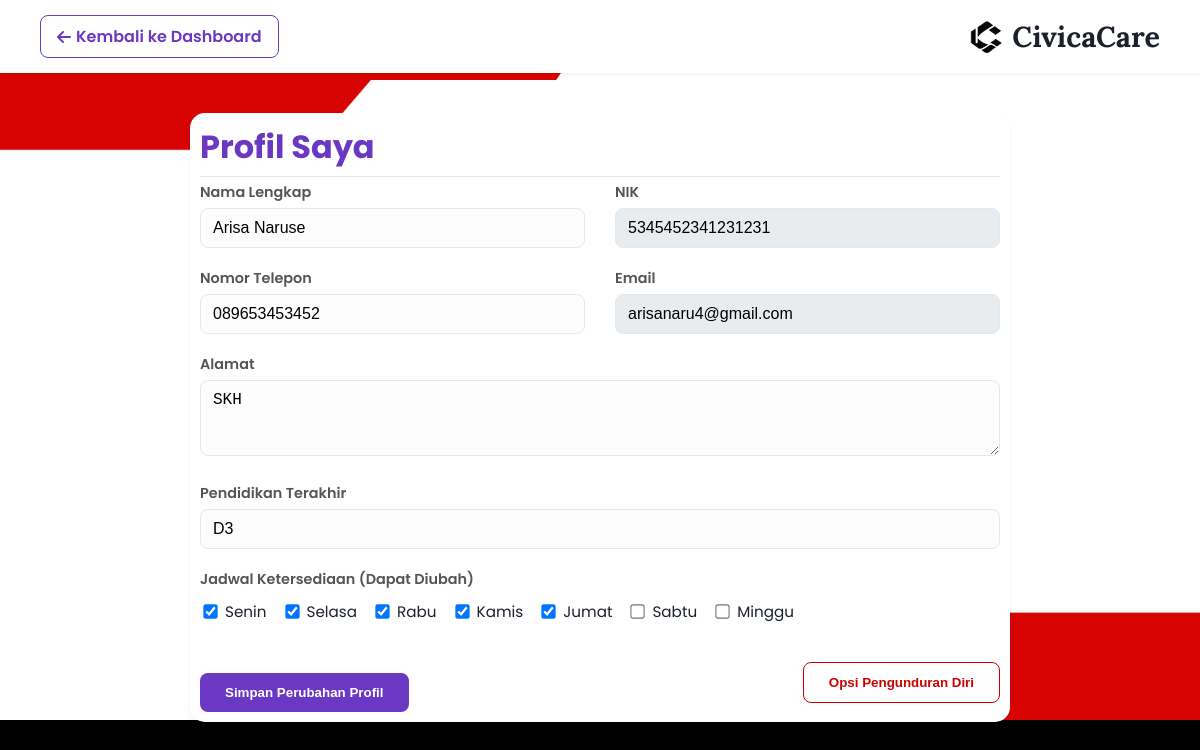
The app's page /profile.php (signed in) with its own data.
### tables this page shows
CREATE TABLE `applicants` (
  `id` int(11) NOT NULL,
  `name` varchar(100) NOT NULL,
  `nik` varchar(20) NOT NULL,
  `email` varchar(100) NOT NULL,
  `address` text NOT NULL,
  `phone` varchar(20) NOT NULL,
  `education` varchar(50) NOT NULL,
  `availability` text NOT NULL,
  `document_name` varchar(255) DEFAULT NULL,
  `status` enum('diajukan','diseleksi','diterima','ditolak','mengundurkan_diri') NOT NULL DEFAULT 'diajukan',
  `role` enum('relawan','admin','koordinator') NOT NULL DEFAULT 'relawan',
  `rejection_reason` text DEFAULT NULL,
  `created_at` datetime DEFAULT current_timestamp()
);

CREATE TABLE `users` (
  `id` int(11) NOT NULL,
  `username` varchar(50) NOT NULL,
  `password` varchar(255) NOT NULL,
  `email` varchar(100) NOT NULL,
  `no_hp` varchar(20) DEFAULT NULL,
  `role` enum('admin','koordinator','relawan') NOT NULL,
  `status` enum('aktif','nonaktif') DEFAULT 'aktif',
  `created_at` timestamp NOT NULL DEFAULT current_timestamp(),
  `education` varchar(100) DEFAULT NULL
);

### profile.php (the view, shortened to what this page needs)
<?php
require_once 'config/db.php';
$user_id = $_SESSION['user_id'];
$nama_lengkap = '-';
$nik = '-';
$address = '-';
$email = '-';
$phone = '-';
$education = '-';
$status_user = '-';
$role = $_SESSION['role'] ?? 'relawan';
$stmt = $conn->prepare("SELECT status FROM applicants WHERE id = ?");
$stmt->bind_param("i", $user_id);
$stmt->execute();
$stmt->bind_result($status_pendaftaran);
$stmt = $conn->prepare("SELECT username, email, no_hp, education, status FROM users WHERE id = ?");
$stmt->bind_param("i", $user_id);
$stmt->execute();
$stmt->bind_result($username, $email, $phone, $education, $status_user);
$availability = '';
$stmt = $conn->prepare("SELECT availability FROM applicants WHERE id = ?");
$stmt->bind_param("i", $user_id);
$stmt->execute();
$stmt->bind_result($availability);
if ($status_pendaftaran === 'diterima') {
    $stmt = $conn->prepare("SELECT name, nik, phone, address, education, availability FROM applicants WHERE id = ?");
    $stmt->bind_param("i", $user_id);
    $stmt->execute();
    $stmt->bind_result($name, $nik, $phone, $address, $education, $availability);
    $nama_lengkap = $name;
}
function safe($val) {
    return ($val === null || $val === '' || $val === false) ? '-' : htmlspecialchars($val);
}
$availability_arr = $availability ? explode(',', $availability) : [];
?>
<!DOCTYPE html>
<html lang="id">
<head>
    <link rel="stylesheet" href="https://cdnjs.cloudflare.com/ajax/libs/font-awesome/6.1.1/css/all.min.css">
</head>
<body>
    <header class="main-header">
        <a href="<?= $role === 'relawan' ? 'dashboard-relawan.php' : ($role === 'koordinator' ? 'dashboard-koordinator.php' : 'dashboard-admin.php') ?>" class="back-button">
            <i class="fas fa-arrow-left"></i> Kembali ke Dashboard
        </a>
        <a href="#" class="logo">
            <img src="logo.png" alt="Logo Icon CivicaCare" class="logo-icon">
            <h1>CivicaCare</h1>
        </a>
    </header>
    <main>
        <div class="profile-container">
            <h2>Profil Saya</h2>
            <form method="post" id="profile-form">
                <div class="form-grid">
                    <div class="form-group">
                        <label class="form-label">Nama Lengkap</label>
                        <input type="text" class="form-input" name="nama_lengkap" value="<?= safe($nama_lengkap) ?>" required>
                    </div>
                    <div class="form-group">
                        <label class="form-label">NIK</label>
                        <input type="text" class="form-input" value="<?= safe($nik) ?>" readonly>
                    </div>
                    <div class="form-group">
                        <label class="form-label">Nomor Telepon</label>
                        <input type="text" class="form-input" name="phone" value="<?= safe($phone) ?>" required>
                    </div>
                    <div class="form-group">
                        <label class="form-label">Email</label>
                        <input type="email" class="form-input" value="<?= safe($email) ?>" readonly>
                    </div>
                    <div class="form-group span-two-columns">
                        <label class="form-label">Alamat</label>
                        <textarea class="form-textarea" name="address" rows="3" required><?= safe($address) ?></textarea>
                    </div>
                    <div class="form-group span-two-columns">
                        <label class="form-label">Pendidikan Terakhir</label>
                        <input type="text" class="form-input" name="education" value="<?= safe($education) ?>" required>
                    </div>
                    <div class="form-group span-two-columns">
                        <label class="form-label">Jadwal Ketersediaan (Dapat Diubah)</label>
                        <div class="checkbox-group">
                            <?php
                            $days = ['senin','selasa','rabu','kamis','jumat','sabtu','minggu'];
                            foreach ($days as $day):
                            ?>
                            <label>
                                <input type="checkbox" name="availability[]" value="<?= $day ?>" <?= in_array($day, $availability_arr) ? 'checked' : '' ?>> <?= ucfirst($day) ?>
                            </label>
                            <?php endforeach; ?>
                        </div>
                    </div>
                </div>
                <div class="profile-actions">
                    <button type="submit" class="save-button" name="update_profile">Simpan Perubahan Profil</button>
                    <button type="button" class="toggle-resign-button" id="toggle-resign-button">Opsi Pengunduran Diri</button>
                </div>
            </form>
        </div>
    </main>
</body>
</html>

### profile.php (style rules this page uses)
:root { --primary-color: #6A38C2; --primary-light: #F0EBf9; --secondary-color: #CC0000; --dark-text: #1a202c; --light-text: #555; --bg-light: #f7fafc; --border-color: #e2e8f0; }
body, html { margin:0; padding:0; font-family:'Poppins',sans-serif; background-color:var(--bg-light); background-image:url('bg.png'); background-size:cover; background-position:center; background-attachment:fixed; color:var(--dark-text); min-height:100vh; display:flex; flex-direction:column; }
.main-header { background-color:#fff; padding:15px 40px; display:flex; justify-content:space-between; align-items:center; box-shadow:0 2px 4px rgba(0,0,0,0.05); position:sticky; top:0; z-index:1000; }
.logo { display:flex; align-items:center; text-decoration:none; color:var(--dark-text); }
.logo-icon { width:32px; height:32px; margin-right:10px; }
.logo h1 { font-family:'Lora',serif; font-size:1.8rem; margin:0; }
.back-button { background-color:transparent; color:var(--primary-color); padding:8px 16px; border-radius:8px; text-decoration:none; font-weight:600; border:1px solid var(--primary-color); transition:all 0.3s; display:flex; align-items:center; gap:5px; }
main { flex-grow:1; padding:40px; display:flex; justify-content:center; align-items:flex-start; }
.profile-container { width:100%; max-width:800px; background-color:#fff; padding:10px; border-radius:15px; box-shadow:0 4px 6px rgba(0,0,0,0.05); }
.profile-container h2 { font-size:2rem; color:var(--primary-color); margin-top:0; margin-bottom:5px; border-bottom:1px solid var(--border-color); padding-bottom:5px; }
.profile-actions { display:flex; justify-content:space-between; align-items:center; margin-top:10px; }
.toggle-resign-button { background-color:transparent; color:var(--secondary-color); padding:12px 25px; border-radius:8px; border:1px solid var(--secondary-color); font-weight:600; cursor:pointer; transition:all 0.3s; }
.form-grid { display:grid; grid-template-columns:1fr 1fr; gap:20px 30px; margin-bottom:30px; }
.form-group { margin-bottom:0; }
.form-group.span-two-columns { grid-column:span 2; }
.form-label { display:block; font-size:0.9rem; color:var(--light-text); margin-bottom:5px; font-weight:600; }
.form-input, .form-textarea, .form-select { width:100%; padding:10px 12px; border:1px solid var(--border-color); border-radius:8px; font-size:1rem; box-sizing:border-box; background-color:#fdfdfd; }
.form-input[readonly] { background-color:#e9ecef; cursor:not-allowed; }
.checkbox-group { display:flex; flex-wrap:wrap; gap:15px; margin-top:10px; }
.checkbox-group label { display:flex; align-items:center; font-size:0.95rem; color:var(--dark-text); cursor:pointer; font-weight:normal; }
.checkbox-group input[type="checkbox"] { margin-right:8px; transform:scale(1.1); }
.save-button { background-color:var(--primary-color); color:white; padding:12px 25px; border-radius:8px; border:none; font-weight:600; cursor:pointer; transition:background-color 0.3s; margin-top:20px; }

### records on screen
applicants: nama_lengkap "Arisa Naruse", nik "5345452341231231", phone "089653453452", address "SKH", education "D3", availability "☑"
users: email "arisanaru4@gmail.com"

### other values on screen
$day "Senin"
$day "Selasa"
$day "Rabu"
$day "Kamis"
$day "Jumat"
$day "Sabtu"
$day "Minggu"
